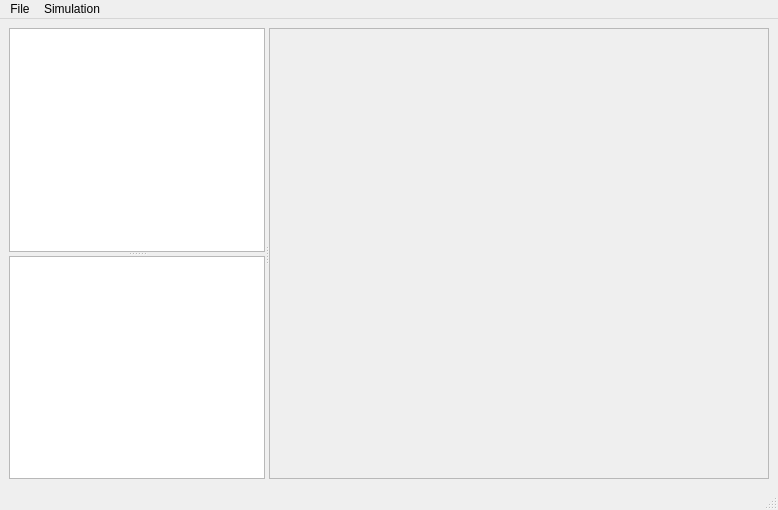
<?xml version="1.0" encoding="UTF-8"?>
<ui version="4.0">
 <class>guiDlg</class>
 <widget class="QMainWindow" name="guiDlg">
  <property name="geometry">
   <rect>
    <x>0</x>
    <y>0</y>
    <width>695</width>
    <height>510</height>
   </rect>
  </property>
  <property name="windowTitle">
   <string> DSR - Viewer</string>
  </property>
  <widget class="QWidget" name="centralwidget">
   <layout class="QVBoxLayout" name="verticalLayout">
    <item>
     <widget class="QSplitter" name="splitter_2">
      <property name="orientation">
       <enum>Qt::Horizontal</enum>
      </property>
      <widget class="QSplitter" name="splitter">
       <property name="orientation">
        <enum>Qt::Vertical</enum>
       </property>
       <widget class="QTableWidget" name="tableWidgetNodes">
        <property name="sizePolicy">
         <sizepolicy hsizetype="MinimumExpanding" vsizetype="Expanding">
          <horstretch>0</horstretch>
          <verstretch>0</verstretch>
         </sizepolicy>
        </property>
       </widget>
       <widget class="QTableWidget" name="tableWidgetEdges">
        <property name="sizePolicy">
         <sizepolicy hsizetype="MinimumExpanding" vsizetype="Expanding">
          <horstretch>0</horstretch>
          <verstretch>0</verstretch>
         </sizepolicy>
        </property>
       </widget>
      </widget>
      <widget class="QScrollArea" name="scrollArea">
       <property name="sizePolicy">
        <sizepolicy hsizetype="Maximum" vsizetype="Expanding">
         <horstretch>0</horstretch>
         <verstretch>0</verstretch>
        </sizepolicy>
       </property>
       <property name="minimumSize">
        <size>
         <width>500</width>
         <height>0</height>
        </size>
       </property>
       <property name="widgetResizable">
        <bool>true</bool>
       </property>
       <widget class="QWidget" name="scrollAreaWidgetContents">
        <property name="geometry">
         <rect>
          <x>0</x>
          <y>0</y>
          <width>498</width>
          <height>443</height>
         </rect>
        </property>
       </widget>
      </widget>
     </widget>
    </item>
   </layout>
  </widget>
  <widget class="QMenuBar" name="menubar">
   <property name="geometry">
    <rect>
     <x>0</x>
     <y>0</y>
     <width>695</width>
     <height>25</height>
    </rect>
   </property>
   <widget class="QMenu" name="menuFile">
    <property name="title">
     <string>File</string>
    </property>
    <addaction name="actionSave"/>
   </widget>
   <widget class="QMenu" name="menuSimulation">
    <property name="title">
     <string>Simulation</string>
    </property>
    <addaction name="actionStart_Stop"/>
   </widget>
   <addaction name="menuFile"/>
   <addaction name="menuSimulation"/>
  </widget>
  <widget class="QStatusBar" name="statusbar"/>
  <action name="actionSave">
   <property name="text">
    <string>Save</string>
   </property>
  </action>
  <action name="actionStart_Stop">
   <property name="text">
    <string>Start/Stop</string>
   </property>
  </action>
 </widget>
 <resources/>
 <connections/>
</ui>
